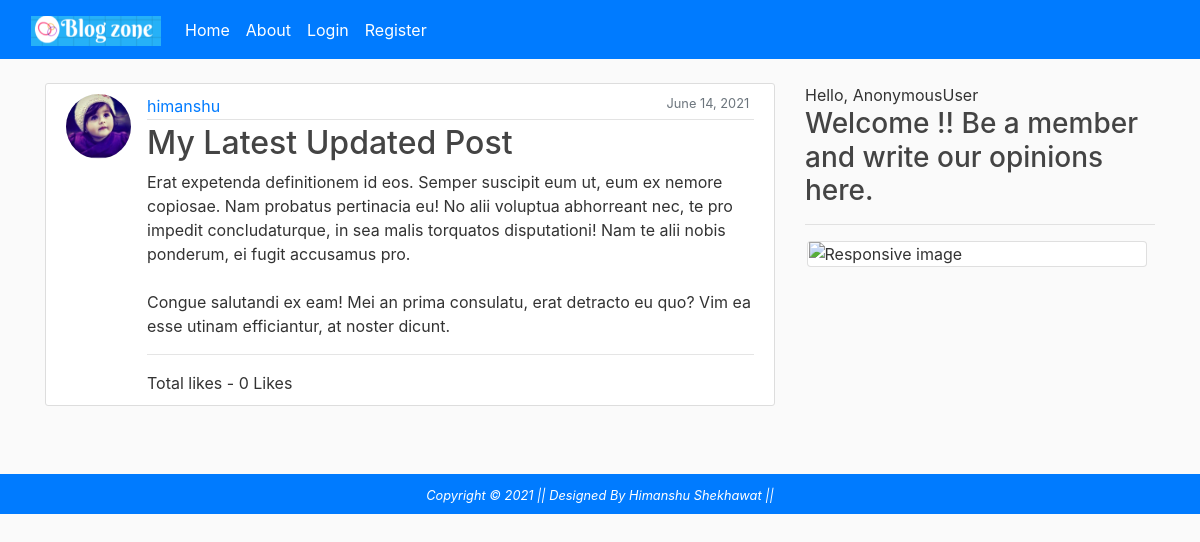
The page /post/26/ on the database its author committed.
### blog/models.py (models this page shows, shortened)
class Post(models.Model):
	title = models.CharField(max_length=100)
	content = models.TextField()
	date_created = models.DateTimeField(default=timezone.now)
	author = models.ForeignKey(User, on_delete=models.CASCADE)
	likes = models.ManyToManyField(User, related_name='likes',blank=True)
	def total_likes(self):
		return self.likes.count()

### users/models.py (models this page shows, shortened)
class Profile(models.Model):
	user = models.OneToOneField(User, on_delete =models.CASCADE)
	image =models.ImageField(default='default.jpg', upload_to='profile_pics')

### blog/views.py (the view)
# urls.py: path('post/<int:pk>/', PostDetailView.as_view(), name='post-detail'),
class PostDetailView(DetailView):
    model = Post
    is_liked = False
    def get_queryset(self, *args, **kwargs):
      return super().get_queryset(*args, **kwargs).annotate(
          is_liked=Exists(Post.likes.through.objects.filter(
              user_id=self.request.user.id,
              post_id=OuterRef('pk')
           ))
      )

### blog/templates/blog/post_detail.html (shortened to what this page needs)
{% extends 'blog/base.html' %}
{% load static %}
{% block content %}
        <article class="media content-section">
          <img class="rounded-circle article-img" src="{{ object.author.profile.image.url }}">
          <div class="media-body">
            <div class="article-metadata">
              <a class="mr-2" href="{% url 'user-posts' post.author.username %}">{{ object.author }}</a>
              <small class="text-muted" style="margin-right: 0.3rem; display:block; float: right;">{{ object.date_created | date:"F d, Y" }}</small>
            </div>
            <h2 class="article-title">{{ object.title }}</h2>
            <p class="article-content">{{ object.content }}</p>
            <hr>
             Total likes - {{ post.total_likes }} Like{{ post.total_likes|pluralize  }}
          </div>
        </article>
{% endblock content %}

### static/css/main.css (style rules this page uses)
body { background: #fafafa; color: #333333; margin-top: 0rem; }
h1, h2, h3, h4, h5, h6 { color: #444444; }
.content-section { background: #ffffff; padding: 10px 20px; border: 1px solid #dddddd; border-radius: 3px; margin-bottom: 20px; }
.article-title { color: #444444; }
.article-content { white-space: pre-line; }
.article-img { height: 65px; width: 65px; margin-right: 16px; }
.article-metadata { padding-bottom: 1px; margin-bottom: 4px; border-bottom: 1px solid #e3e3e3 }

### rows shown on the page
Post: author.profile.image (picture), author "himanshu", date_created "June 14, 2021", title "My Latest Updated Post", content "Erat expetenda definitionem id eos. Semper suscipit eum ut, eum ex nemore copiosae. Nam probatus pertinacia eu! No alii voluptua abhorreant nec, te pro impedit concludaturque, in sea malis torquatos disputationi! Nam te alii nobis ponderum, ei fugit accusamus pro. Congue salutandi ex eam! Mei an prima consulatu, erat detracto eu quo? Vim ea esse utinam efficiantur, at noster dicunt.", total_likes "0"

### other values the page prints
{{ request.user }} "AnonymousUser"
